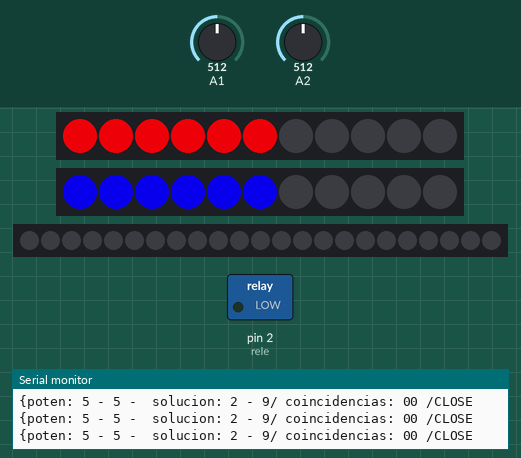
This sketch was run on a simulated Arduino Uno, built with avr-gcc and run on an emulated ATmega328P. Shown: 2 × 11 RGB LEDs in strip order, left to right, 23 RGB LEDs in strip order, left to right, switched loads named in the sketch (green lamp = pin HIGH), the last lines printed to the serial monitor. The inputs (shaded band) are chosen by the test bench; at power-on: A1 = 512, A2 = 512. Dim RGB values are drawn brighter than linear.

Above: at 1.2 s.
1.3 s: A1 set to 921
At 1.98 s:
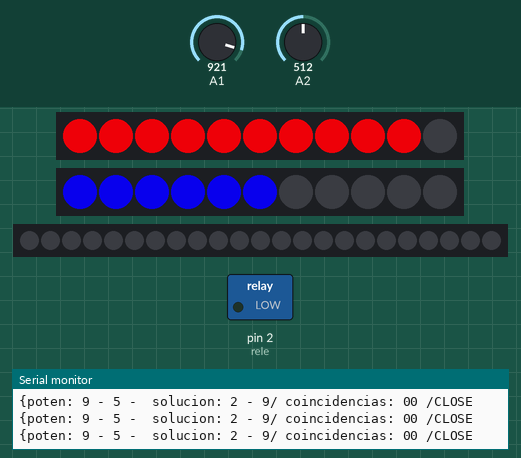
2.8 s: A1 set to 946
At 3.12 s:
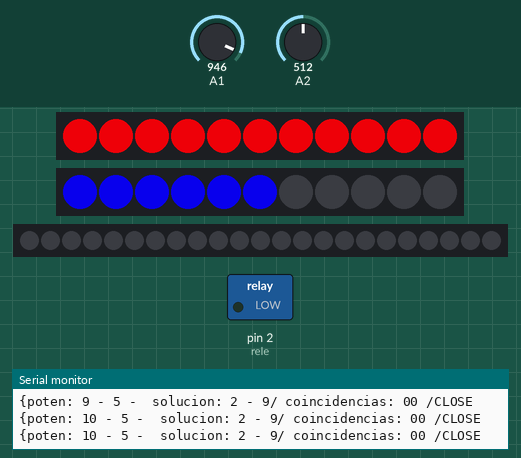
5.7 s: A2 set to 913
At 6.44 s:
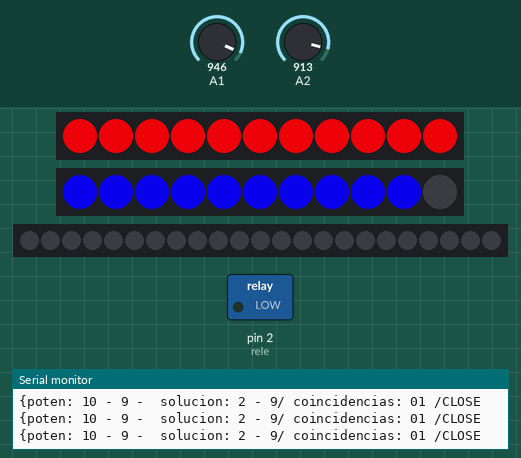
7.4 s: A2 set to 943
At 8.12 s:
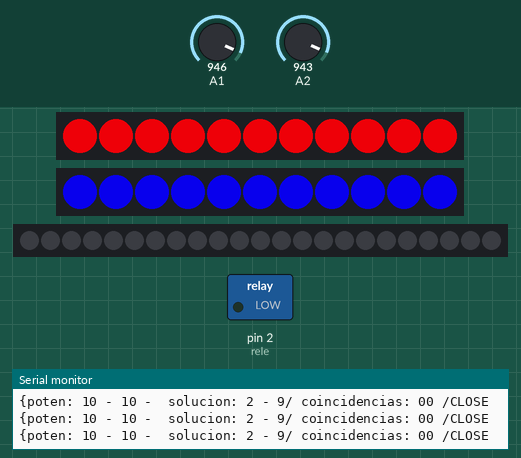
10.1 s: A2 set to 716
At 10.7 s:
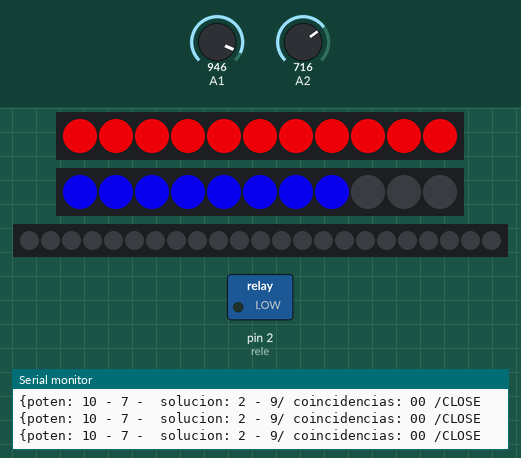
11.7 s: A1 set to 716
At 12.09 s:
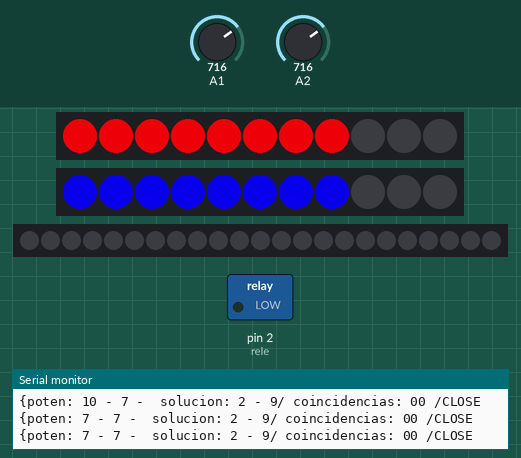
Timing chart, 0 to 14.4 s (numbered marks = the images above; inputs shaded):
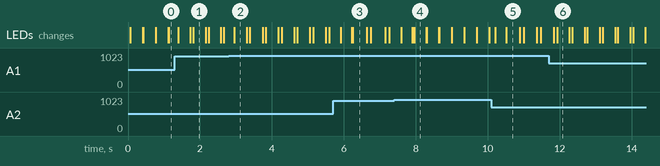

Measured:
- the behaviour switches between 929 and 930 on A1 (found by bisection; images 1 and 2)
- the behaviour switches between 929 and 930 on A2 (found by bisection; images 3 and 4)
- after the input at 1.3 s, the LEDs: change after 0.10 s (image 1)
- after the input at 2.8 s, the LEDs: change after 0.16 s (image 2)
- after the input at 5.7 s, the LEDs: change after 0.21 s (image 3)
- after the input at 7.4 s, the LEDs: change after 0.20 s (image 4)

The sketch:

corazon-hacendado.ino
```cpp
#include <Adafruit_NeoPixel.h>

int poten1 = A1;
int poten2 = A2;
int poten3 = A2;
int poten4 = A3;

int tira1 = 8;
int tira2 = 9;
int tira5 = 11;
int puntosled = 11;
int puntosexito = 23;

Adafruit_NeoPixel strip1 = Adafruit_NeoPixel(puntosled, tira1, NEO_GRB + NEO_KHZ800);
Adafruit_NeoPixel strip2 = Adafruit_NeoPixel(puntosled, tira2, NEO_GRB + NEO_KHZ800);
Adafruit_NeoPixel strip5 = Adafruit_NeoPixel(puntosexito, tira5, NEO_GRB + NEO_KHZ800);

int rele = 2;

int valor1 = 0;
int valor2 = 0;
int valor3 = 0;
int valor4 = 0;
int victoria = valor1 + valor2 + valor3 + valor4;


void setup()
{
  Serial.begin(9600);
  pinMode (rele, OUTPUT);

  int poten1 = analogRead(A1);
  int poten2 = analogRead(A2);
  int poten3 = analogRead(A3);
  int poten4 = analogRead(A4);

  strip1.begin();
  strip1.setBrightness(200);
  strip1.show();

  strip2.begin();
  strip2.setBrightness(200);
  strip2.show();

  strip5.begin();
  strip5.setBrightness(200);
  strip5.show();

  }

void loop(){

  int victoria = valor1 + valor2 + valor3 + valor4;

  int poten1 = analogRead(A1);
  int poten2 = analogRead(A2);
  //int poten3 = analogRead(A3);
  //int poten4 = analogRead(A4);

  int potenled1 = map(poten1, 0, 1023, 0, 11);
  int potenled2 = map(poten2, 0, 1023, 0, 11);
  //int potenled3 = map(poten3, 0, 1023, 24, 35);
  //int potenled4 = map(poten4, 0, 1023, 36, 47);

  for (int i = 0; i <= potenled1; i++) {
    strip1.setPixelColor(i, 255, 0, 10);
    strip1.show();
    delay(5);
  }

  for (int i = 0; i <= potenled2; i++) {
    strip2.setPixelColor(i, 10, 0, 250);
    strip2.show();
    delay(5);
  }


  //strip.setPixelColor(potenled1, 255, 0, 10);
  //strip.show();
  //strip.setPixelColor(potenled2, 10,250, 10);
  //strip.show();
  //strip.setPixelColor(potenled3, 10, 0, 250);
  //strip.show();
  //strip.setPixelColor(potenled4, 200, 200, 10);
  //strip.show();
  strip1.clear();
  strip2.clear();

  Serial.print("{poten: ");
  Serial.print(potenled1);
    Serial.print(" - ");
  Serial.print(potenled2);
    Serial.print(" - ");
 // Serial.print(potenled3);
   // Serial.print(" - ");
 // Serial.print(potenled4);
   // Serial.println("}");

  int solucion[3] = { 2, 9 };
  Serial.print(" solucion: ");
  Serial.print(solucion[0]);
  Serial.print(" - ");
  Serial.print(solucion[1]);

   Serial.print("/ coincidencias: ");

    if (potenled1 == solucion[0]){valor1 = 1;}
        else {valor1 = 0;}
        Serial.print(valor1);
    if (potenled2 == solucion[1]){valor2 = 1;}
        else {valor2 = 0;}
 		Serial.print(valor2);
   // if (potenled3 == 29){valor3 = 1;}
       // else {valor3 = 0;}
	   // Serial.print(valor3);
   // if (potenled4 == 44){valor4 = 1;}
       // else {valor4 = 0;}
  		//Serial.println(valor4);

        // Serial.println(victoria);

  if (victoria == 2){
  digitalWrite(rele, HIGH);
    Serial.println(" /OPEN");
    for (int i = 0; i <= puntosexito ; i++) {
    strip5.setPixelColor(i, 10, 255, 10);
    strip5.show();
    delay(1);
  }
  }
  else {Serial.println(" /CLOSE");}

      delay(50);

}
```
